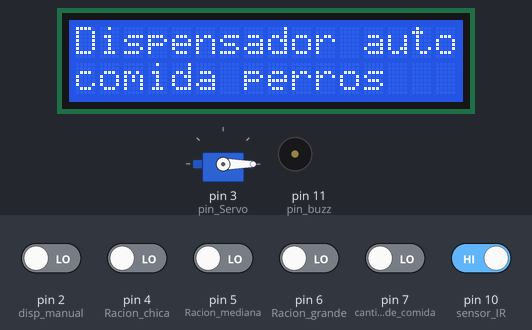
A sketch run on a simulated Arduino Uno, built with avr-gcc and run on an emulated ATmega328P. Shown: servo, 16×2 character LCD, buzzer (waves = sounding, pin HIGH). Inputs (shaded band) come from the test bench; at power-on: pin 10 (sensor_IR) HIGH, pin 2 (disp_manual), pin 4 (Racion_chica), pin 5 (Racion_mediana), pin 6 (Racion_grande), pin 7 (cantidad_de_comida) LOW.

Above: at 1.2 s.
1.3 s: pin 10 (sensor_IR) driven LOW
At 1.73 s:
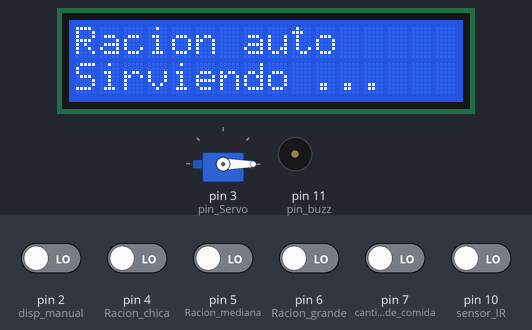
3.6 s: pin 2 (disp_manual) driven HIGH
At 4.5 s:
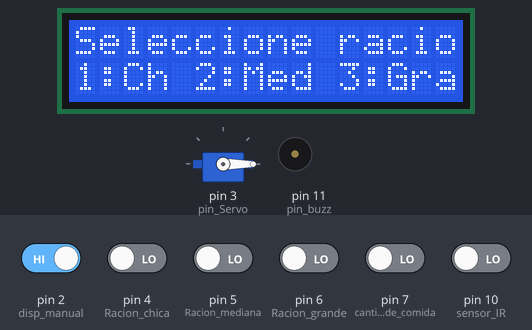
6.6 s: pin 2 (disp_manual) driven LOW
8.1 s: pin 10 (sensor_IR) driven HIGH
At 8.36 s:
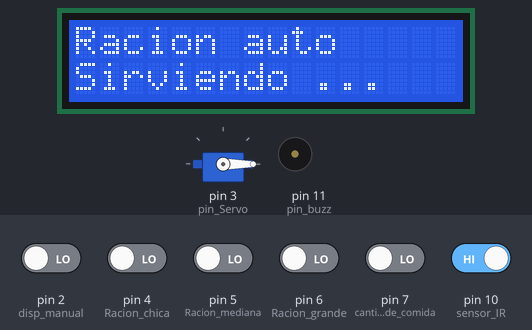
10.0 s: pin 2 (disp_manual) driven HIGH and pin 4 (Racion_chica) driven HIGH
At 11.4 s:
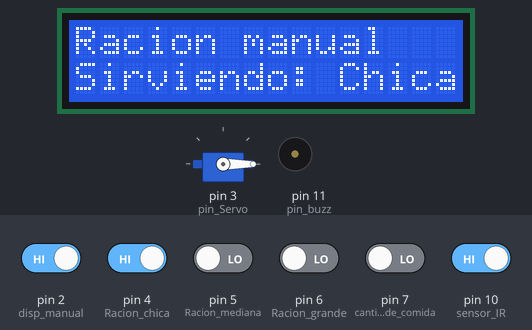
13.0 s: pin 4 (Racion_chica) driven LOW and pin 6 (Racion_grande) driven HIGH
At 14.6 s:
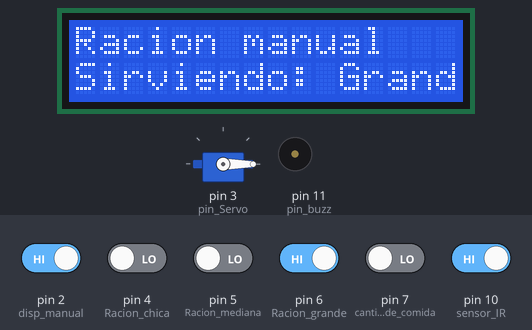
Timing chart, 0 to 17.0 s (numbered marks = the images above; inputs shaded):
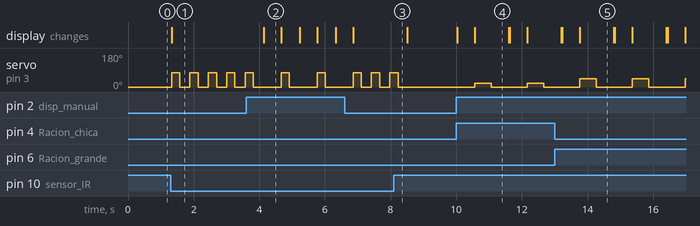

The sketch:

Programa_final_de_ciclo_5to-Allan_Gonzalez.ino
```cpp
#include <Wire.h>
#include <LiquidCrystal_I2C.h>
#include <Servo.h>

#define direccion_lcd 0x27
#define filas 2
#define columnas 16
#define pin_Servo 3
#define disp_manual 2
#define Racion_chica 4
#define Racion_mediana 5
#define Racion_grande 6
#define pin_trig 8
#define pin_echo 9
#define sensor_IR 10
#define pin_buzz 11
#define cantidad_de_comida 7

LiquidCrystal_I2C lcdPaul(direccion_lcd, columnas, filas);
Servo Servo_Paul;
float signSensor(void);

int estadoMenu = 0;
bool sirviendoRacionAutomatica = false;  // Variable para evitar interrupciones
bool state_sensor;

void setup() {
  pinMode(pin_trig, OUTPUT);
  pinMode(pin_echo, INPUT);
  pinMode(pin_buzz, OUTPUT);
  pinMode(cantidad_de_comida , INPUT);
  digitalWrite(pin_trig, LOW);
  Serial.begin(9600);
  pinMode(disp_manual, INPUT);
  pinMode(Racion_chica, INPUT);
  pinMode(Racion_mediana, INPUT);
  pinMode(Racion_grande, INPUT);
  pinMode(sensor_IR, INPUT);

  Servo_Paul.attach(pin_Servo);
  Servo_Paul.write(0); // Posición inicial del servo

  // Iniciar el LCD
  lcdPaul.init();
  lcdPaul.backlight();
  mostrarMensajeInicial(); // Mostrar mensaje original
}

void loop() {

  // Verificar el estado manualmente sin interferencias
  if (digitalRead(cantidad_de_comida) == HIGH) {
    if(signSensor() >= 30.00 && signSensor() <= 49.00) {
      lcdPaul.clear();
      lcdPaul.setCursor(0,0);
      lcdPaul.print("Lleno");
      delay(500);
      lcdPaul.clear();
      mostrarMensajeInicial();
      estadoMenu = 0;
    }
    else if(signSensor() >= 20.00 && signSensor() <= 29.00) {
      lcdPaul.clear();
      lcdPaul.setCursor(0,0);
      lcdPaul.print("Suficiente");
      delay(500);
      lcdPaul.clear();
      mostrarMensajeInicial();
      estadoMenu = 0;
    }
    else if(signSensor() >= 0.00 && signSensor() <= 19.00) {
      lcdPaul.clear();
      lcdPaul.setCursor(0,0);
      lcdPaul.print("Poco");
      delay(500);
      lcdPaul.clear();
      mostrarMensajeInicial();
      estadoMenu = 0;
      tone(pin_buzz, 500);

    delay(500);
    noTone(pin_buzz);
    delay(500);
    }
  }

  state_sensor = digitalRead(sensor_IR);
  if (state_sensor == LOW) {
    lcdPaul.clear();
    lcdPaul.setCursor(0,0);
    lcdPaul.print("Racion auto");
    lcdPaul.setCursor(0,1);
    lcdPaul.print("Sirviendo ...");

    Servo_Paul.write(75);
    delay(250);
    Servo_Paul.write(0);
    delay(250);

    lcdPaul.clear();
    mostrarMensajeInicial();
    estadoMenu = 0;
  }

  // Leer el botón manual para mostrar el menú
  if (digitalRead(disp_manual) == HIGH && estadoMenu == 0) {
    mostrarMenu();
    estadoMenu = 1;
    delay(500);
  }

  // Si el menú está activo, detectar la selección de la ración
  if (estadoMenu == 1) {
    if (digitalRead(Racion_chica) == HIGH) {
      lcdPaul.clear();
      lcdPaul.setCursor(0, 0);
      lcdPaul.print("Racion manual");
      seleccionarRacion("Chica", 20);  // Cambiar a 20 grados
    }
    else if (digitalRead(Racion_mediana) == HIGH) {
      lcdPaul.clear();
      lcdPaul.setCursor(0, 0);
      lcdPaul.print("Racion manual");
      seleccionarRacion("Mediana", 30);  // Cambiar a 30 grados
    }
    else if (digitalRead(Racion_grande) == HIGH) {
      lcdPaul.clear();
      lcdPaul.setCursor(0, 0);
      lcdPaul.print("Racion manual");
      seleccionarRacion("Grande", 45);  // Cambiar a 45 grados
    }
  }
}

void seleccionarRacion(char* tipoRacion, int angulo) {
  lcdPaul.setCursor(0, 1);
  lcdPaul.print("Sirviendo: ");
  lcdPaul.print(tipoRacion);

  Servo_Paul.write(angulo);  // Mover el servo al ángulo especificado
  delay(500);  // Pausar para que el servo complete el movimiento
  Servo_Paul.write(0);  // Regresar el servo a la posición inicial
  delay(500);

  lcdPaul.clear();
  mostrarMensajeInicial();
  estadoMenu = 0;
}

void mostrarMenu() {
  lcdPaul.clear();
  lcdPaul.setCursor(0, 0);
  lcdPaul.print("Seleccione racion");
  lcdPaul.setCursor(0, 1);
  lcdPaul.print("1:Ch 2:Med 3:Gra");
}

void mostrarMensajeInicial() {
  lcdPaul.setCursor(0, 0);
  lcdPaul.print("Dispensador auto");
  lcdPaul.setCursor(0, 1);
  lcdPaul.print("comida perros   ");
}

float signSensor(void) {
  digitalWrite(pin_trig,HIGH);
  delayMicroseconds(10);
  digitalWrite(pin_trig,LOW);

  long Sensor = pulseIn(pin_echo,HIGH);
  long distancia = Sensor / 59;
  return distancia;
}
```

Measured:
- after the input at 1.3 s, servo on pin 3 (pin_Servo): alternates 75° for 0.25 s and 0° for 0.31 s, starting at once; the display: changes at once (image 1)
- after the input at 3.6 s, servo on pin 3 (pin_Servo): alternates 75° for 0.25 s and 0° for 0.85 s, starting after 1.1 s; the display: changes after 0.54 s (image 2)
- after the input at 8.1 s, servo on pin 3 (pin_Servo): goes on until 8.2 s, then stays 0°
- after the input at 10.0 s, servo on pin 3 (pin_Servo): alternates 20° for 0.50 s and 0° for 1.1 s, starting after 0.57 s; the display: first changes at once (image 4 shows a later state)
- after the input at 13.0 s, the display: first differs from a run without the input after 0.77 s (image 5)
- what the display in image 2 shows lasts 0.6 s, from 4.1 s to 4.7 s
- what the display in image 4 shows lasts 1.0 s, from 10.6 s to 11.6 s
